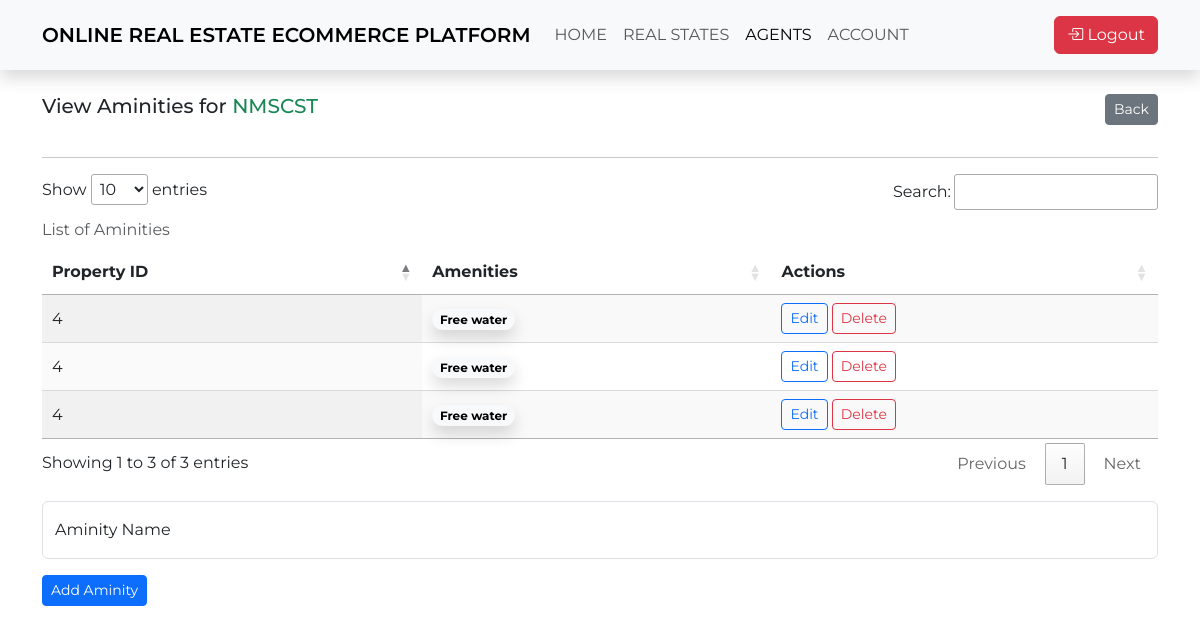
The app's page /agents/add_amenities.php?property_id=4 (signed in) with its own data.
### tables this page shows
CREATE TABLE `properties` (
  `property_id` int(11) NOT NULL,
  `agent_id` int(11) DEFAULT NULL,
  `name` varchar(100) DEFAULT NULL,
  `description` text DEFAULT NULL,
  `address` varchar(150) DEFAULT NULL,
  `price` int(11) NOT NULL,
  `map_latitude` varchar(50) DEFAULT NULL,
  `map_longitude` varchar(50) DEFAULT NULL,
  `cover_img` varchar(255) DEFAULT NULL,
  `show_to_clients` varchar(11) DEFAULT 'No'
);

CREATE TABLE `property_amenities` (
  `amenity_id` int(11) NOT NULL,
  `property_id` int(11) DEFAULT NULL,
  `name` varchar(100) DEFAULT NULL
);

### agents/add_amenities.php (the view, shortened to what this page needs)
<?php
$conn = mysqli_connect("localhost", "root", "", "oreep360");
if (isset($_GET['property_id'])) {
    $property_id = intval($_GET['property_id']);
    $query = "SELECT * FROM properties WHERE property_id = $property_id";
    $result = mysqli_query($conn, $query);
    if ($result && mysqli_num_rows($result) > 0) {
        $row = mysqli_fetch_assoc($result);
    } else {
        echo "Property not found.";
    }
} else {
    echo "No property ID provided.";
}
$sql = "SELECT * FROM `property_amenities` WHERE property_id = '$property_id'";
$results = $conn->query($sql);
?>
<!DOCTYPE html>
<html lang="en">
<head>
    <link rel="stylesheet" href="../style.css">
    <link rel="stylesheet" href="../bootstrap/css/bootstrap.min.css">
    <link rel="stylesheet" href="https://cdn.jsdelivr.net/npm/bootstrap-icons@1.11.3/font/bootstrap-icons.min.css">
    <link rel="stylesheet" href="https://cdn.datatables.net/1.13.4/css/jquery.dataTables.min.css">
    <link rel="stylesheet" href="https://cdn.datatables.net/responsive/2.4.0/css/responsive.dataTables.min.css">
</head>
<body>
    <header>
        <nav class="navbar navbar-expand-lg bg-body-tertiary shadow">
            <div class="container">
                <a class="navbar-brand" id="site-title" href="#">ONLINE REAL ESTATE ECOMMERCE PLATFORM</a>
                <div class="collapse navbar-collapse" id="navbarText">
                    <ul class="navbar-nav me-auto mb-2 mb-lg-0">
                        <li class="nav-item">
                            <a class="nav-link" aria-current="page" href="index.php">HOME</a>
                        </li>
                        <li class="nav-item">
                            <a class="nav-link" href="realestate.php">REAL STATES</a>
                        </li>
                        <li class="nav-item">
                            <a class="nav-link active" href="agent.php">AGENTS</a>
                        </li>
                        <li class="nav-item">
                            <a class="nav-link" href="account.php">ACCOUNT</a>
                        </li>
                    </ul>
                    <span class="navbar-text">
                        <button class="btn btn-danger" type="button" data-bs-toggle="offcanvas"
                            data-bs-target="#staticBackdrop" aria-controls="staticBackdrop">
                            <i class="bi bi-box-arrow-in-right"></i> Logout
                        </button>
                    </span>
                </div>
            </div>
        </nav>
    </header>
    <main>
        <div class="container mt-4">
            <div class="d-flex justify-content-between w-100">
                <h5>View Aminities for <span class="text-success text-bolder"><?= $row['name'] ?></span></h5>
                <a href="agent_dashboard.php" class="btn btn-secondary btn-sm mb-3">Back</a>
            </div>
            <hr>
            <div class="table-responsive mb-3">
                <table id="myTable" class="display responsive nowrap caption-top">
                    <caption>List of Aminities</caption>
                    <thead>
                        <tr>
                            <th>Property ID</th>
                            <th>Amenities</th>
                            <th>Actions</th>
                        </tr>
                    </thead>
                    <tbody>
                        <?php while ($rows = $results->fetch_assoc()): ?>
                        <tr>
                            <td><?= htmlspecialchars($rows['property_id']); ?></td>
                            <td>
                                <?php
                                $property_id = $rows['property_id'];
                                $amenities_query = "SELECT name FROM `property_amenities` WHERE property_id = '$property_id'";
                                $amenities_result = $conn->query($amenities_query);
                                if ($amenities_result && $amenities_result->num_rows > 0) {
                                 $amenity = $amenities_result->fetch_assoc();
                                        echo '<span class="badge rounded-pill text-bg-light shadow">' . htmlspecialchars($amenity['name']) . '</span> ';
                                } else {
                                    echo '<span class="text-muted">No amenities</span>';
                                }
                                ?>
                            </td>
                            <td>
                                <a href="edit_amenities.php?id=<?= htmlspecialchars($rows['amenity_id']); ?>"
                                    class="btn btn-sm btn-outline-primary">Edit</a>
                                <a href="delete_amenities.php?id=<?= htmlspecialchars($rows['amenity_id']); ?>&property_id=<?= htmlspecialchars($rows['property_id']); ?>"
                                    onclick="return confirm('Are you sure you want to delete?')"
                                    class="btn btn-sm btn-outline-danger">Delete</a>
                            </td>
                        </tr>
                        <?php endwhile; ?>
                    </tbody>
                </table>
            </div>
            <form action="" method="post">
                <div class="form-floating mb-3">
                    <input type="text" class="form-control" name="aminity_name" id="aminity_name"
                        placeholder="Aminity Name" required>
                    <label for="aminity_name">Aminity Name</label>
                </div>
                <button class="btn btn-primary btn-sm">Add Aminity</button>
            </form>
        </div>
</body>
</html>

### style.css (style rules this page uses)
* { padding: 0; margin: 0; }
body { font-family: "Montserrat", sans-serif; }
#site-title { font-weight: 600; }

### agents/add_amenities.php (style rules this page uses)
* { padding: 0; margin: 0; }
body { font-family: "Montserrat", sans-serif; }
#site-title { font-weight: 600; }

### records on screen
properties: name "NMSCST"
property_amenities: property "4", name "Free water"
property_amenities: property "4", property_amenities.name "Free water"
property_amenities: property "4", property_amenities.name "Free water"
